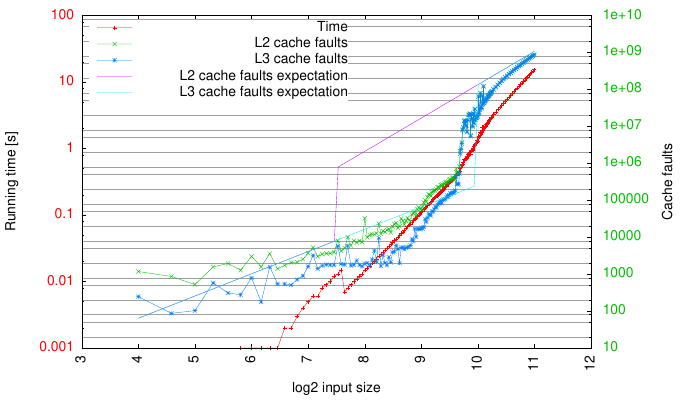

Generate this figure with gnuplot:
log2(x) = log(x)/log(2)
max(a,b) = (a > b) ? a : b

L2expect(n) = (n < 180) ? (2 * n * n/8) \
                        : (n * n / 8) * (1 + n)

L3expect(n) = (n < 1023) ? (2 * n * n/8) \
                         : ((n*n) / 8) * (1 + n)

set terminal pdf enhanced font "Helvetica, 10" size 7,4
set output "./rowcol.pdf"

set xlabel "log2 input size"
set xtics 0, 1 rotate
set offset 1, 1

set ylabel "Running time [s]"
set y2label "Cache misses"

set ytics nomirror tc lt 1
set y2tics nomirror tc lt 2

set logscale y
set logscale y2
set grid my2tics

set key vert left top reverse
set pointsize 1

plot 'rowcol.dat' using (log2($1)):($7) title "Time" axes x1y1 with linespoints, \
     'rowcol.dat' using (log2($1)):($11) title "L2 cache misses" axes x1y2 with linespoints, \
     'rowcol.dat' using (log2($1)):($13) title "L3 cache misses" axes x1y2 with linespoints, \
     L2expect(2 ** x) title "L2 cache faults expectation" axes x1y2, \
     L3expect(2 ** x) title "L3 cache faults expectation" axes x1y2
